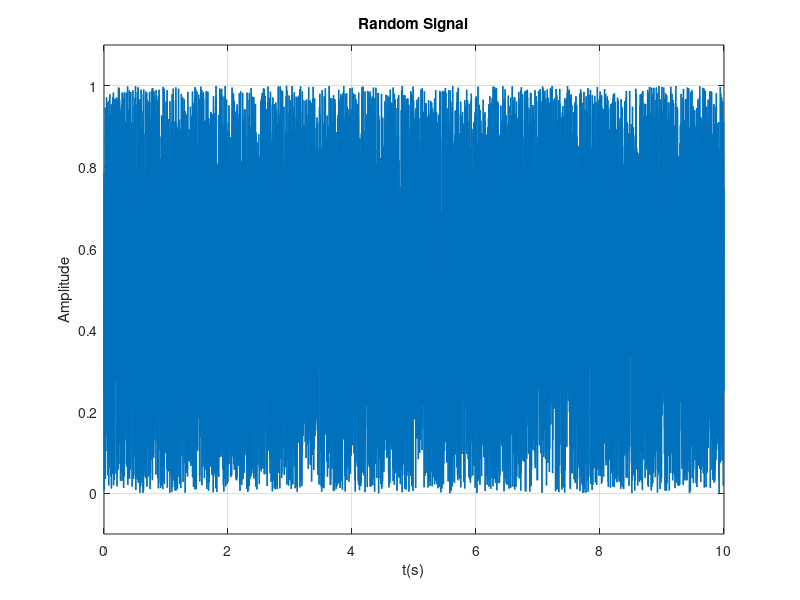

Here is the MATLAB script that generated this plot: (Note: this script raises an error after producing the figure.)
%% Q1: Random signal, time plot, PDF estimate, and comparison to theory

% Parameters
N  = 10000;       % number of samples
fs = 1000;        % Hz
t  = (0:N-1)/fs;  % seconds

% Random signal ~ Uniform(0,1)
x = rand(N,1);

% Time-domain plot
figure;
plot(t, x, 'LineWidth', 1);
xlabel('t(s)');
ylabel('Amplitude');
title('Random Signal');
ylim([-0.1 1.1])
grid on;

% Estimate PDF with 100 bins and plot
nbins = 100;
[binCenters, pdf_est, binWidth] = estimate_pdf_plot(x, nbins); 

% Theoretical Uniform(0,1) PDF
hold on;
x_theory = [min(x)-0.1, 0, 0, 1, 1, max(x)+0.1];
y_theory = [0, 0, 1, 1, 0, 0];
plot(x_theory, y_theory, 'r-', 'LineWidth', 1.6);
legend('Estimated PDF','Theoretical Uniform(0,1)','Location','best');
title('Probability Density Function');
grid on;

%% Function for estimating the probability density for the signal amplitude
function [centers, density, binWidth] = estimate_pdf_plot(x, nbins)
%estimate_pdf_plot Estimate and plot the probability density of a signal.
%   [centers, density, binWidth] = estimate_pdf_plot(x, nbins)
%   builds a histogram-based PDF estimate (area = 1) using nbins bins and
%   plots it as a bar chart.
%
%   Inputs:
%     x      - column vector of samples (double)
%     nbins  - number of amplitude bins (positive integer, default 100)
%
%   Outputs:
%     centers  - bin centers (1 x nbins)
%     density  - estimated probability density at each center (1 x nbins)
%     binWidth - scalar bin width (difference between consecutive edges)

    % Validate input arguments and set defaults
    arguments
        % Input signal: column vector of doubles
        x (:,1) double
        % Number of bins (positive integer, default=100)
        nbins (1,1) {mustBeInteger,mustBePositive} = 100
    end

    N = numel(x);       % Total number of samples
    xmin = min(x);      % Minimum amplitude
    xmax = max(x);      % Maximum amplitude
    if xmax == xmin
        error('All samples are identical; cannot estimate a density.');
    end

    % Bin edges
    % If data looks like Uniform(0,1), force exact [0,1] edges
    if all(x >= 0) && all(x <= 1)
        edges = linspace(0, 1, nbins+1);
    else
        % General case: cover the observed range
        edges = linspace(xmin, xmax, nbins+1);
    end

    % Histogram counts and PDF scaling
    counts   = histcounts(x, edges);        % counts per bin
    binWidth = edges(2) - edges(1);         % uniform bin width
    density  = counts / (N * binWidth);     % PDF: area ≈ 1
    centers  = (edges(1:end-1) + edges(2:end)) / 2;

    % Plot bar chart
    figure;
    bar(centers, density, 1, ...            % full bin width bars
        'EdgeColor', [0.2 0.2 0.2], ...
        'FaceColor', [0.2 0.45 0.85], ...
        'LineWidth', 0.5);
    grid on; box on;
    xlabel('Amplitude of x');
    ylabel('pdf(x)');
    title('Probability Density Function');

    % Axes
    xlim([edges(1) edges(end)]);
    if all(x >= 0) && all(x <= 1)
        xlim([-0.1 1.1]);
        ylim([0 1.4]);
    end
end
